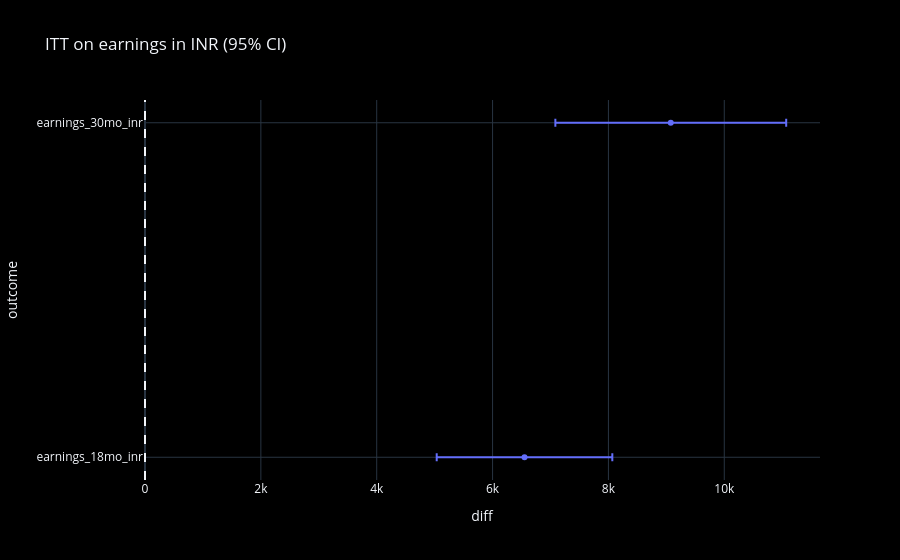

Notebook code cell kept with this figure:
### Code cell
earn = itt.loc[['earnings_18mo_inr' , 'earnings_30mo_inr']].reset_index(names='outcome')
fig = px.scatter(earn , x='diff' , y='outcome' , error_x=earn['ci high'] - earn['diff'] , title='ITT on earnings in INR (95% CI)')
fig.add_vline(x=0 , line_dash='dash')
fig.show()

### Figure 1 — Plotly figure (JSON) as saved in the notebook; plotly's stock layout.template omitted (floating-point values rounded to 4 significant figures)
{"data": [{"error_x": {"array": [1516.0, 1992.0]}, "hovertemplate": "diff=%{x}<br>outcome=%{y}<extra></extra>", "legendgroup": "", "marker": {"color": "#636efa", "symbol": "circle"}, "mode": "markers", "name": "", "orientation": "h", "showlegend": false, "type": "scatter", "x": [6551.0, 9076.0], "xaxis": "x", "y": ["earnings_18mo_inr", "earnings_30mo_inr"], "yaxis": "y"}], "layout": {"legend": {"tracegroupgap": 0}, "shapes": [{"line": {"dash": "dash"}, "type": "line", "x0": 0, "x1": 0, "xref": "x", "y0": 0, "y1": 1, "yref": "y domain"}], "title": {"text": "ITT on earnings in INR (95% CI)"}, "xaxis": {"anchor": "y", "domain": [0.0, 1.0], "title": {"text": "diff"}}, "yaxis": {"anchor": "x", "domain": [0.0, 1.0], "title": {"text": "outcome"}}}}
